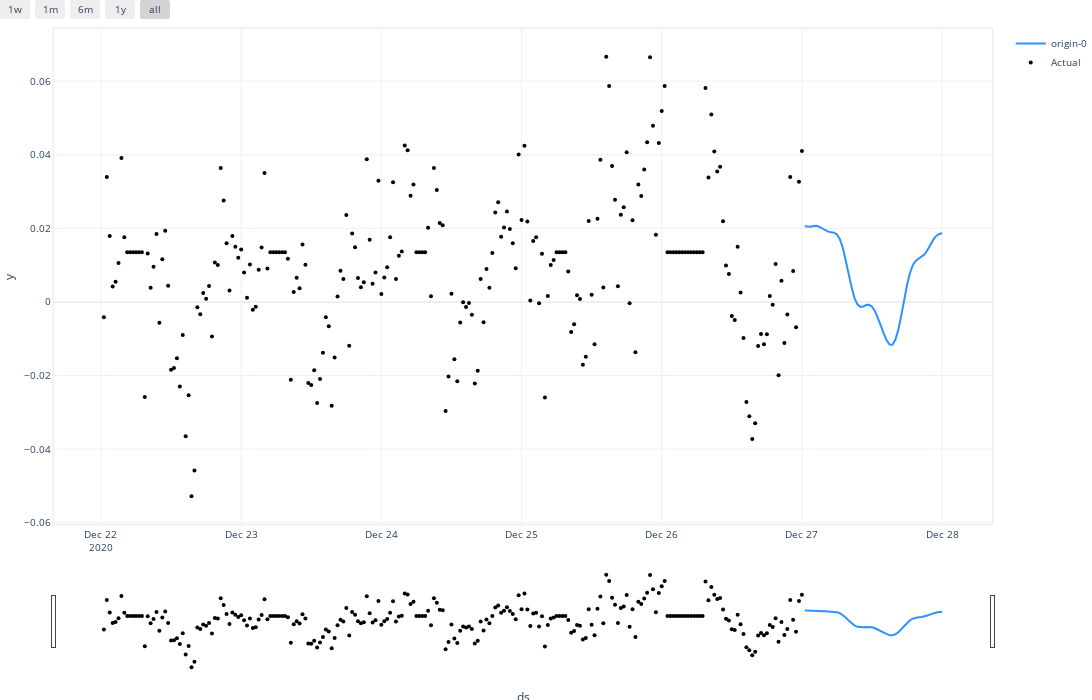

This figure's notebook cell:
### Code cell
m.set_plotting_backend('plotly')
forecast = m.predict(future)
fig = m.plot(forecast, figsize = (30, 10))
fig

### Figure 1 — Plotly figure (JSON) as saved in the notebook; plotly's stock layout.template omitted (floating-point values rounded to 4 significant figures; data arrays with more than 128 entries replaced by an {"elided": "..."} marker saying what was removed)
{"data": [{"fill": "none", "line": {"color": "rgba(45, 146, 255, 1.0)", "width": 2}, "mode": "lines", "name": "origin-0", "type": "scatter", "x": {"elided": "288 str values"}, "y": {"elided": "288 float values"}}, {"marker": {"color": "black", "size": 4}, "mode": "markers", "name": "Actual", "type": "scatter", "x": {"elided": "288 str values"}, "y": {"elided": "288 float values"}}], "layout": {"autosize": true, "font": {"size": 10}, "height": 700, "hovermode": "x unified", "margin": {"b": 0, "l": 0, "pad": 0, "r": 10, "t": 10}, "showlegend": true, "title": {"font": {"size": 12}}, "width": 2100, "xaxis": {"autorange": true, "linewidth": 1.5, "mirror": true, "range": ["2020-12-21 16:14:59.4771", "2020-12-28 08:15:00.5229"], "rangeselector": {"buttons": [{"count": 7, "label": "1w", "step": "day", "stepmode": "backward"}, {"count": 1, "label": "1m", "step": "month", "stepmode": "backward"}, {"count": 6, "label": "6m", "step": "month", "stepmode": "backward"}, {"count": 1, "label": "1y", "step": "year", "stepmode": "backward"}, {"step": "all"}]}, "rangeslider": {"autorange": true, "range": ["2020-12-21 16:14:59.4771", "2020-12-28 08:15:00.5229"], "visible": true, "yaxis": {"_template": null, "rangemode": "match"}}, "showline": true, "title": {"text": "ds"}, "type": "date"}, "yaxis": {"autorange": true, "linewidth": 1.5, "mirror": true, "range": [-0.06035, 0.07416], "showline": true, "title": {"text": "y"}, "type": "linear"}}}
